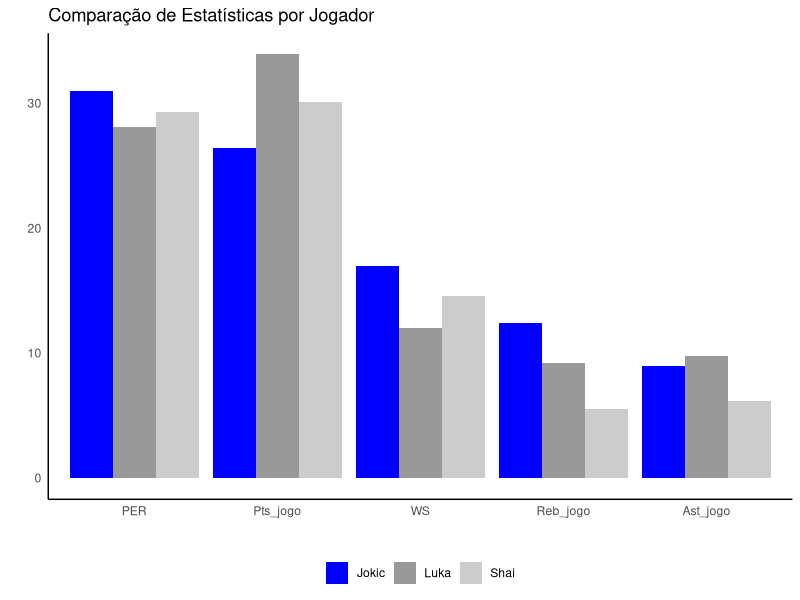

The R script that drew this image:
## ---- chunk 1

library(ggplot2)
library(reshape2)
nomes <- c("Jokic","Shai","Luka")
Jogos<- c(79,75,70)
Pts_jogo<- c(26.4,30.1,33.9)
Rb_jogo <- c(12.4,5.5,9.2)
Ast_jogo <- c(9,6.2,9.8)
EFG <- c(61.2,56.7,57.3)
PER<-c(31,29.3,28.1)
WS<- c(17,14.6,12)

dados <- data.frame(
  PER = PER,
  Pts_jogo = Pts_jogo,
  WS = WS,
  Nome = nomes,
  Reb_jogo = Rb_jogo,
  Ast_jogo = Ast_jogo
 
 
)
dados_melt <- melt(dados, id.vars = "Nome")


# Criar o gráfico de barras usando ggplot2
grafico <- ggplot(data = dados_melt, aes(x = variable, y = value, fill = Nome)) +
  geom_bar(stat = "identity", position = "dodge", orientation = "horizontal") +
  labs(title = "Comparação de Estatísticas por Jogador", x = "", y = "") +
  theme_minimal() +
  theme(legend.position = "bottom",  
        legend.title = element_blank(),
        panel.grid.major = element_blank(),  # Remove linhas de grade maiores
        panel.grid.minor = element_blank(),  # Remove linhas de grade menores
        panel.background = element_blank(),  # Remove o plano de fundo do painel
        axis.line = element_line(colour = "black", linewidth = 0.5)) +  # Adiciona linhas de eixo
  scale_fill_manual(values = c("Jokic" = "blue", "Shai" = "#CCCCCC", "Luka" = "#999999"))  # Definir cores personalizadas para cada jogador

# Exibir o gráfico
print(grafico)

